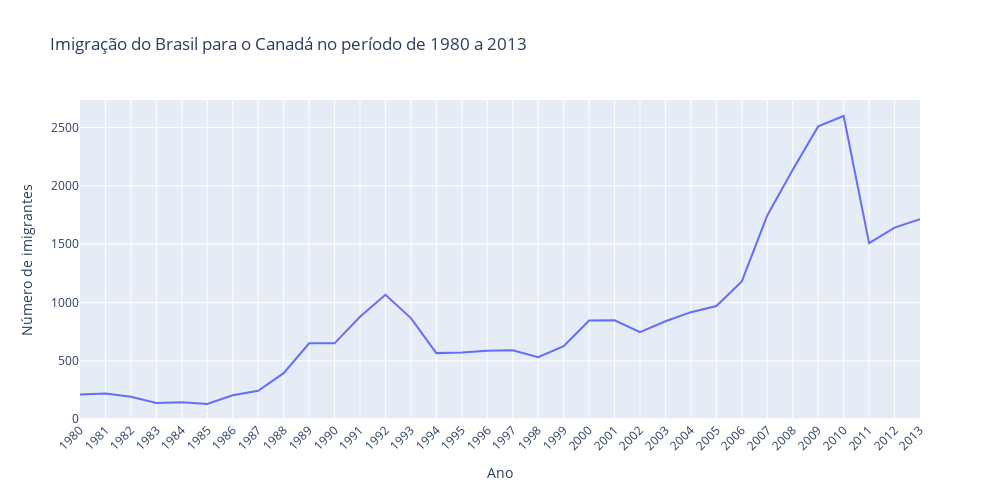

The cell this chart's notebook holds for it:
### Markdown cell above
### Adicionando títulos aos eixos

### Code cell
fig = px.line(dados_brasil, x='ano', y='imigrantes',
              title='Imigração do Brasil para o Canadá no período de 1980 a 2013')
fig.update_layout(
    width=1000, height=500, 
    xaxis={'tickangle': -45},
    xaxis_title='Ano',
    yaxis_title='Número de imigrantes')

fig.show()

### Figure 1 — Plotly figure (JSON) as saved in the notebook; plotly's stock layout.template omitted (floating-point values rounded to 4 significant figures)
{"data": [{"hovertemplate": "ano=%{x}<br>imigrantes=%{y}<extra></extra>", "legendgroup": "", "line": {"color": "#636efa", "dash": "solid"}, "marker": {"symbol": "circle"}, "mode": "lines", "name": "", "orientation": "v", "showlegend": false, "type": "scatter", "x": ["1980", "1981", "1982", "1983", "1984", "1985", "1986", "1987", "1988", "1989", "1990", "1991", "1992", "1993", "1994", "1995", "1996", "1997", "1998", "1999", "2000", "2001", "2002", "2003", "2004", "2005", "2006", "2007", "2008", "2009", "2010", "2011", "2012", "2013"], "xaxis": "x", "y": [211, 220, 192, 139, 145, 130, 205, 244, 394, 650, 650, 877, 1066, 866, 566, 572, 586, 591, 531, 626, 845, 847, 745, 839, 917, 969, 1181, 1746, 2138, 2509, 2598, 1508, 1642, 1714], "yaxis": "y"}], "layout": {"height": 500, "legend": {"tracegroupgap": 0}, "title": {"text": "Imigração do Brasil para o Canadá no período de 1980 a 2013"}, "width": 1000, "xaxis": {"anchor": "y", "domain": [0, 1], "tickangle": -45, "title": {"text": "Ano"}}, "yaxis": {"anchor": "x", "domain": [0, 1], "title": {"text": "Número de imigrantes"}}}}
